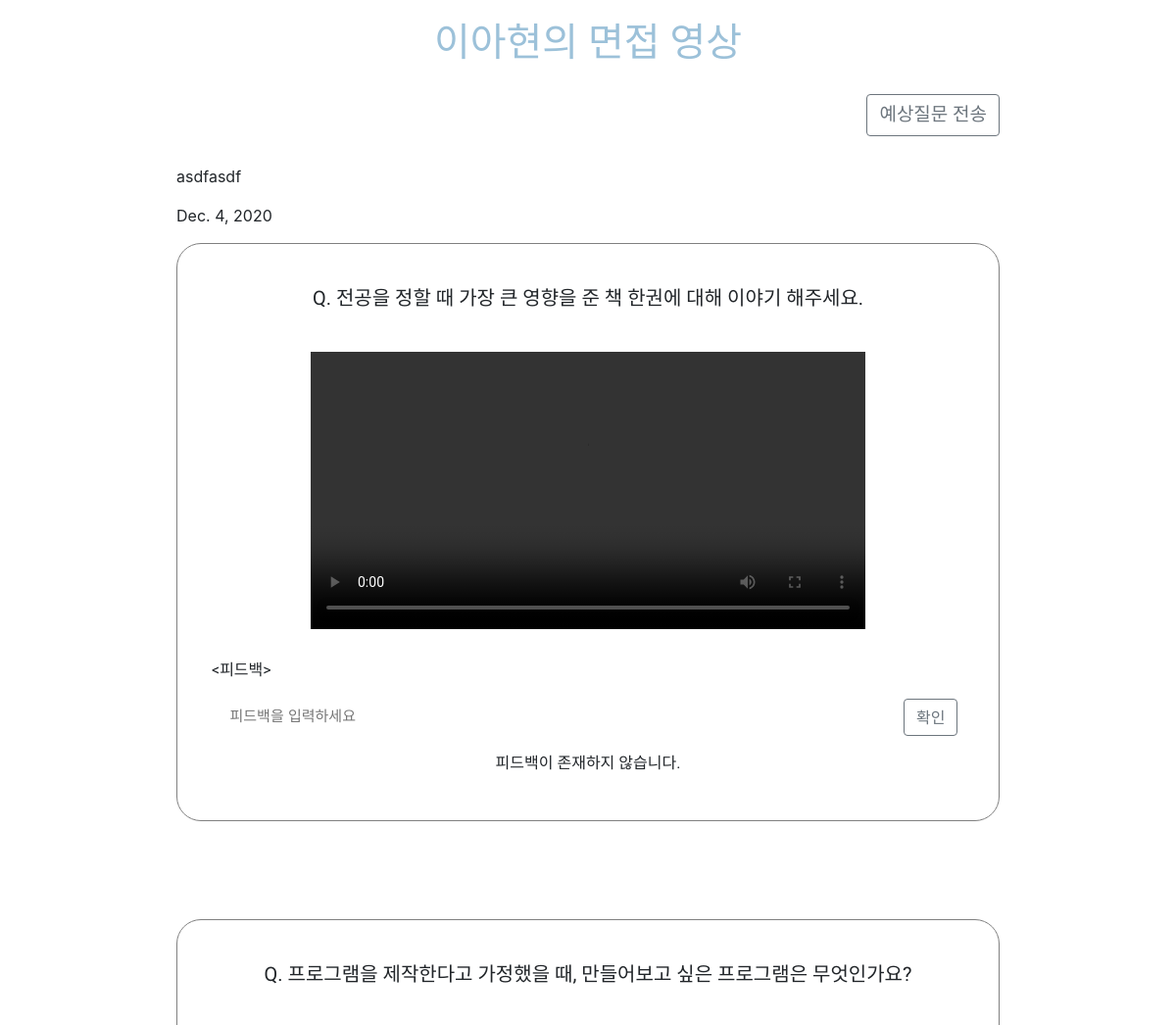
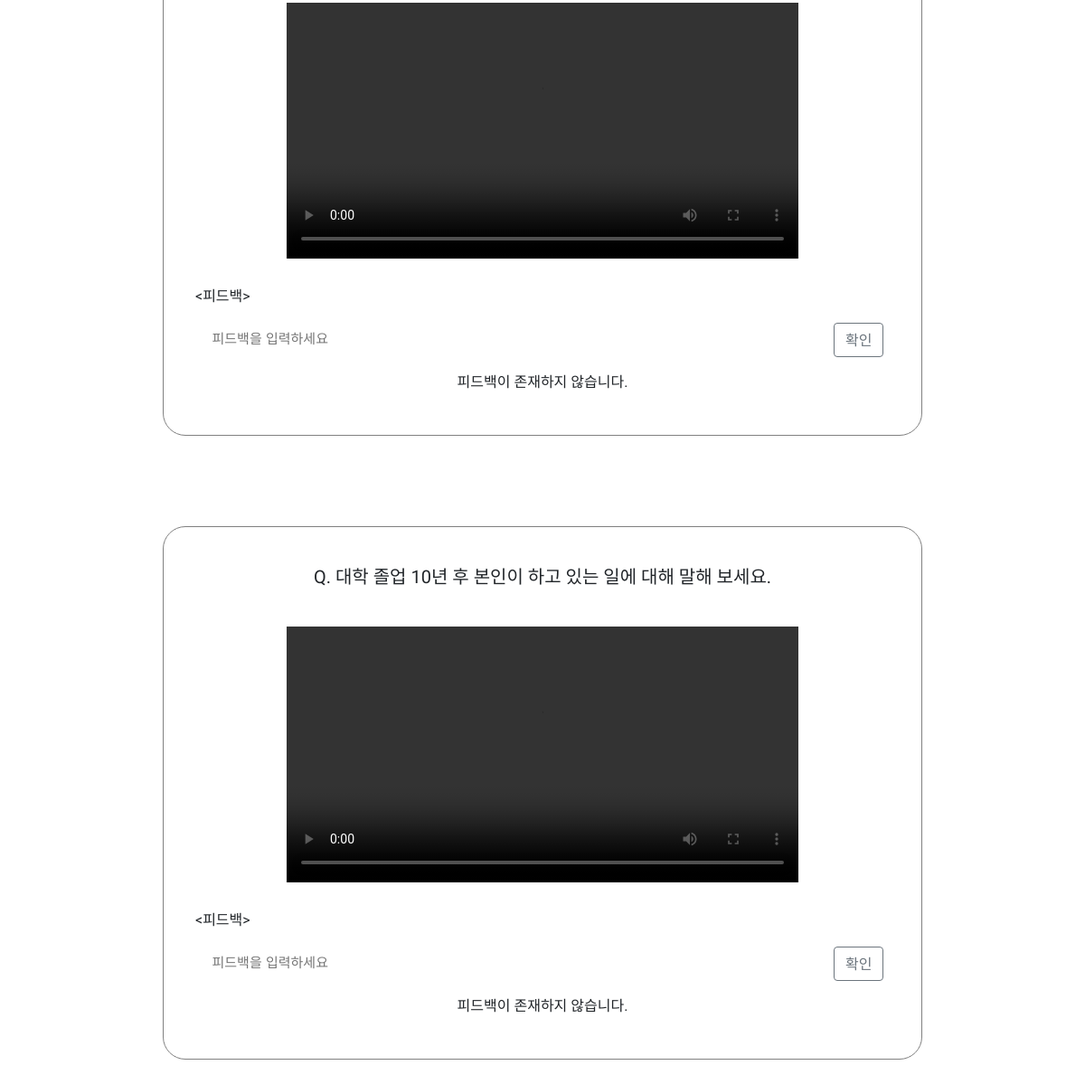
The page /website/teacher/studentVideo/1 on the database its author committed (2 pictures, top to bottom).
### website/models.py (models this page shows, shortened)
class Report(models.Model):  # 수정필요
    id = models.AutoField(
        primary_key=True,
        unique=True,
        editable=False,
        verbose_name='pk'
    )
    title = models.CharField(max_length=100, default='제목', verbose_name='제목')
    question1 = models.CharField(max_length=50000, blank=True, null=True, verbose_name='질문1')
    question2 = models.CharField(max_length=50000, blank=True, null=True, verbose_name='질문2')
    question3 = models.CharField(max_length=50000, blank=True, null=True, verbose_name='질문3')
    video1 = models.FileField(blank=True, null=True, upload_to="videos",verbose_name='영상1')
    video2 = models.FileField(blank=True, null=True, upload_to="videos",verbose_name='영상2')
    video3 = models.FileField(blank=True, null=True, upload_to="videos",verbose_name='영상3')
    audio1 = models.FileField(blank=True, null=True, upload_to="videos",verbose_name='음성1')
    audio2 = models.FileField(blank=True, null=True, upload_to="videos",verbose_name='음성2')
    audio3 = models.FileField(blank=True, null=True, upload_to="videos",verbose_name='음성3')
    script1 = models.CharField(max_length=50000, blank=True, null=True, verbose_name='스크립트1')
    script2 = models.CharField(max_length=50000, blank=True, null=True, verbose_name='스크립트2')
    script3 = models.CharField(max_length=50000, blank=True, null=True, verbose_name='스크립트3')
    adverb1 = jsonfield.JSONField()
    adverb2 = jsonfield.JSONField()
    adverb3 = jsonfield.JSONField()
    repetition1 = jsonfield.JSONField()
    repetition2 = jsonfield.JSONField()
    repetition3 = jsonfield.JSONField()
    speed1 = models.FloatField(blank=True, null=True, verbose_name='말하기 속도1')
    speed2 = models.FloatField(blank=True, null=True, verbose_name='말하기 속도2')
    speed3 = models.FloatField(blank=True, null=True, verbose_name='말하기 속도3')
    sCorrect1 = models.CharField(max_length=10000, blank=True, null=True,  verbose_name='말하기 속도1')
    sCorrect2 = models.CharField(max_length=10000, blank=True, null=True,  verbose_name='말하기 속도2')
    sCorrect3 = models.CharField(max_length=10000, blank=True, null=True,  verbose_name='말하기 속도3')
    comment1 = models.CharField(max_length=10000, blank=True, null=True, verbose_name='댓글1')
    comment2 = models.CharField(max_length=10000, blank=True, null=True, verbose_name='댓글2')
    comment3 = models.CharField(max_length=10000, blank=True, null=True, verbose_name='댓글3')
    pub_date = models.DateField(auto_now_add=True, verbose_name='날짜')
    student = models.ForeignKey(User, on_delete=models.CASCADE)
    teacher = models.ForeignKey(Teacher,null=True, blank=True, on_delete=models.CASCADE)
    share = models.BooleanField(default=False, verbose_name='공유')

class User(AbstractBaseUser, PermissionsMixin):
    userID = models.CharField(primary_key=True, unique=True, max_length=10, verbose_name='아이디')  # 아이디
    username = models.CharField(max_length=10, null=True, blank=True, verbose_name='유저이름')
    password = models.CharField(max_length=100, verbose_name='비밀번호')
    phone = models.CharField(max_length=11, blank=True, null=True, verbose_name='연락처')
    school = models.CharField(max_length=20, null=True, blank=True, verbose_name='학교')
    grade = models.IntegerField(null=True, blank=True, verbose_name='학년')
    sClass = models.IntegerField(null=True, blank=True, verbose_name='반')
    teacher = models.ForeignKey(Teacher, null=True, blank=True, on_delete=models.CASCADE)
    is_activate = models.BooleanField(default=True)
    USERNAME_FIELD = 'userID'
    objects = UserManager()

### website/views.py (the view, shortened to what this page needs)
# urls.py: path('teacher/studentVideo/<int:reportID>', views.teacherVideo, name='teacherVideo'),
@csrf_exempt
def teacherVideo(request, reportID):
    report = get_object_or_404(Report, id=reportID)
    return render(request, 'studentVideo.html', {'report':report, 'teacher':request.session.get('user')})

### website/templates/studentVideo.html (shortened to what this page needs)
{% load static %}
<link href="{% static 'css/studentVideo.css' %}" rel="stylesheet">
<link rel="stylesheet" href="https://stackpath.bootstrapcdn.com/bootstrap/4.1.3/css/bootstrap.min.css">
<div class="student-interview-page">
    <h1 id="info">{{ report.student.username }}의 면접 영상</h1>
    <button id="q_send" class="btn btn-outline-secondary"
        onclick="window.open('{% url 'website:questionSend' studentID=report.student.userID %}','예상질문 보내기','width=600,height=600,location=no,status=no,scrollbars=yes');">예상질문
        전송</button>
    <br><br><br>
    <div class="info">
        <p id="title">{{ report.title }}</p>
        <p id="date">{{ report.pub_date }}</p>
    </div>
    <div class="form1">
        <div class="content">
            <p id="question">Q. {{ report.question1 }}</p>
            {% if report.video1 %}
            <video src="{{ report.video1.url }}" controls width='70%'>
                현재 브라우저는 비디오를 지원하지 않습니다.
            </video>
            {% else %}
            <video src="" controls width='70%'>
            </video>
            {% endif %}
            <p id="feedback1">
                <피드백>
            </p>
            {% if report.comment1 %}
            <div class="feedbackRead">
                <div class="feedbackTable">
                    <table>
                        <tr id="feedbackContent1">
                            <td style="font-weight: bold;">{{ teacher.username }} </td>
                            <td style="padding-left: 30px; font-size: 19px;">{{ report.comment1 }}</td>
                        </tr>
                    </table>
                </div>
                <div id="button1" style="float: right; margin-right: 40px">
                    <button id="show1" class="btn btn-outline-secondary">수정</button>
                    <button type="button" class="btn btn-outline-secondary"
                        onclick="f_DeleteConfirm1({{ report.id }})">삭제</button>
                </div>
                <div id="feedbackModify1">
                    <form method="post">
                        <span class="write_in"><input type="text" name="feedback1" value="{{ report.comment1 }}"
                                style="border:none;"></span>
                        <button type="submit" class="btn btn-outline-secondary">확인</button>
                    </form>
                </div>
            </div>
            {% else %}
            <div class="feedbackWrite">
                <form method="post">
                    <span class="write_in"><input type="text" placeholder="피드백을 입력하세요" id="feedbackInput"
                            name="feedback1" style="border:none;"></span>
                    <button type="submit" class="btn btn-outline-secondary">확인</button>
                </form>
            </div>
            <p id="notFeedback">피드백이 존재하지 않습니다.</p>
            {% endif %}
        </div>
    </div>
    <div class="form2">
        <div class="content">
            <p id="question">Q. {{ report.question2 }}</p>
            {% if report.video2 %}
            <video src="{{ report.video2.url }}" controls width='70%'>
                현재 브라우저는 비디오를 지원하지 않습니다.
            </video>
            {% else %}
            <video src="" controls width='70%'>
            </video>
            {% endif %}
            <p id="feedback2">
                <피드백>
            </p>
            {% if report.comment2 %}
            <div class="feedbackRead">
                <div class="feedbackTable">
                    <table>
                        <tr id="feedbackContent2">
                            <td style="font-weight: bold;">{{ teacher.username }} </td>
                            <td style="padding-left: 30px; font-size: 19px;">{{ report.comment2 }}</td>
                        </tr>
                    </table>
                </div>
                <div id="button2" style="float: right; margin-right: 40px">
                    <button id="show2" class="btn btn-outline-secondary">수정</button>
                    <button type="button" class="btn btn-outline-secondary"
                        onclick="f_DeleteConfirm2({{ report.id }})">삭제</button>
                </div>
                <div id="feedbackModify2">
                    <form method="post">
                        <span class="write_in"><input type="text" name="feedback2" value="{{ report.comment2 }}"
                                style="border:none;"></span>
                        <button type="submit" class="btn btn-outline-secondary">확인</button>
                    </form>
                </div>
            </div>
            {% else %}
            <div class="feedbackWrite">
                <form method="post">
                    <span class="write_in"><input type="text" placeholder="피드백을 입력하세요" id="feedbackInput"
                            name="feedback2" style="border:none;"></span>
                    <button type="submit" class="btn btn-outline-secondary">확인</button>
                </form>
            </div>
            <p id="notFeedback">피드백이 존재하지 않습니다.</p>
            {% endif %}
        </div>
    </div>
    <div class="form3">
        <div class="content">
            <p id="question">Q. {{ report.question3 }}</p>
            {% if report.video3 %}
            <video src="{{ report.video3.url }}" controls width='70%'>
                현재 브라우저는 비디오를 지원하지 않습니다.
            </video>
            {% else %}
            <video src="" controls width='70%'>
            </video>
            {% endif %}
            <p id="feedback3">
                <피드백>
            </p>
            {% if report.comment3 %}
            <div class="feedbackRead">
                <div class="feedbackTable">
                    <table>
                        <tr id="feedbackContent3">
                            <td style="font-weight: bold;">{{ teacher.username }} </td>
                            <td style="padding-left: 30px; font-size: 19px;">{{ report.comment3 }}</td>
                        </tr>
                    </table>
                </div>
                <div id="button3" style="float: right; margin-right: 40px">
                    <button id="show3" class="btn btn-outline-secondary">수정</button>
                    <button type="button" class="btn btn-outline-secondary"
                        onclick="f_DeleteConfirm3({{ report.id }})">삭제</button>
                </div>
                <div id="feedbackModify3">
                    <form method="post">
                        <span class="write_in"><input type="text" name="feedback3" value="{{ report.comment3 }}"
                                style="border:none;"></span>
                        <button type="submit" class="btn btn-outline-secondary">확인</button>
                    </form>
                </div>
            </div>
            {% else %}
            <div class="feedbackWrite">
                <form method="post">
                    <span class="write_in"><input type="text" placeholder="피드백을 입력하세요" id="feedbackInput"
                            name="feedback3" style="border:none;"></span>
                    <button type="submit" class="btn btn-outline-secondary">확인</button>
                </form>
            </div>
            <p id="notFeedback">피드백이 존재하지 않습니다.</p>
            {% endif %}
        </div>
    </div>
</div>

### website/static/css/studentVideo.css (style rules this page uses)
#info { color: #9CC1D9; font-family: 'Nanum Gothic', sans-serif; padding-bottom: 20px; font-size: 40px; text-align: center; }
#q_send { font-family: 'Nanum Gothic', sans-serif; float: right; font-size: 19px; }
.student-interview-page { width: 70%; padding-top: 20px; padding-bottom: 50px; margin: auto; }
.form1, .form2, .form3 { margin: 0 auto 100px 0; border: 1px solid gray; border-radius: 25px; padding : 20px 15px 30px 15px; }
.content { padding-top: 15px; text-align: center; }
#question { font-family: 'Nanum Gothic', sans-serif; margin: 5px 0 40px 0; font-size: 20px; }
#feedback1, #feedback2, #feedback3 { font-family: 'Nanum Gothic', sans-serif; text-align: left; margin: 30px 0 15px 20px; }
#notFeedback { font-family: 'Nanum Gothic', sans-serif; }
.write_in { margin: 4px 79px 0 10px; }
.write_in input { width: 75%; height: 40px; font-size: 15px; }

### rows shown on the page
Report: student.username "이아현", title "asdfasdf", pub_date "Dec. 4, 2020", question1 "전공을 정할 때 가장 큰 영향을 준 책 한권에 대해 이야기 해주세요.", question2 "프로그램을 제작한다고 가정했을 때, 만들어보고 싶은 프로그램은 무엇인가요?", question3 "대학 졸업 10년 후 본인이 하고 있는 일에 대해 말해 보세요."
